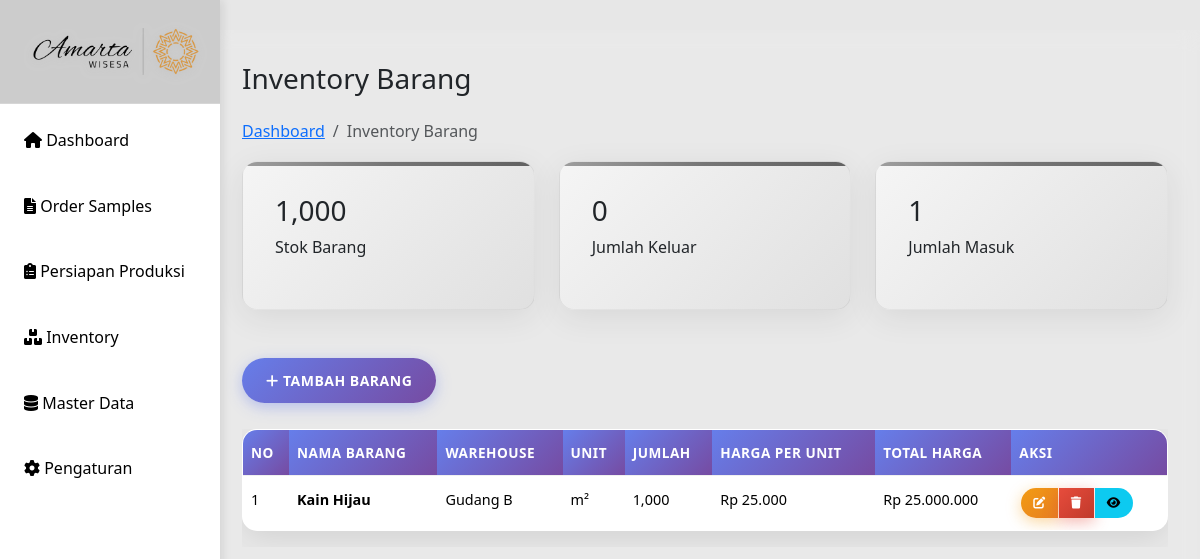
Before: /inventory.php with the older database file.
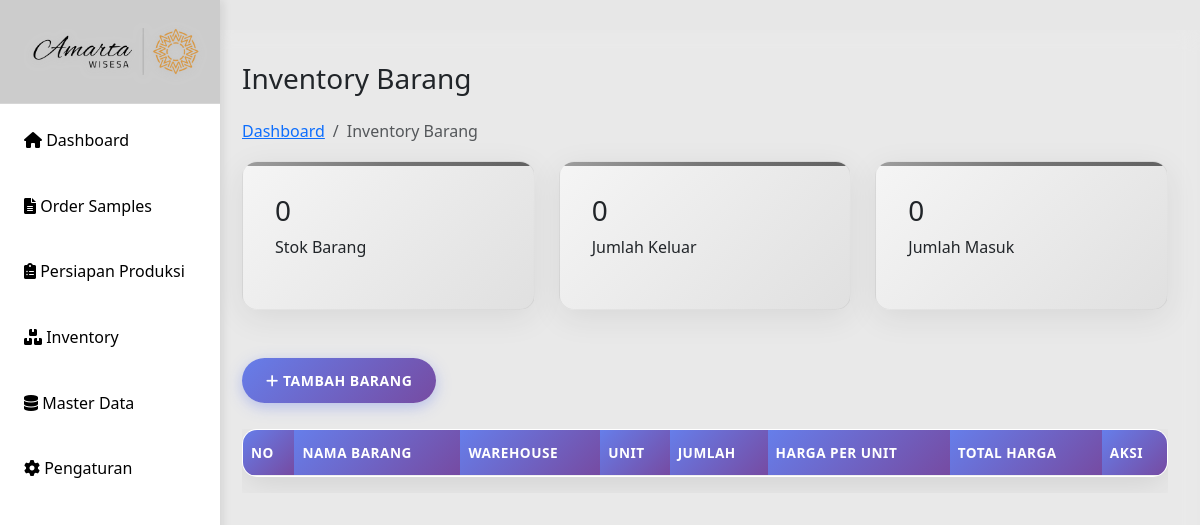
After: the same page with the newer database file.
### tables this page shows
CREATE TABLE `inventory` (
  `id` int(11) NOT NULL,
  `nama_barang` varchar(255) NOT NULL,
  `warehouse` varchar(100) NOT NULL,
  `unit` varchar(50) NOT NULL,
  `jumlah` int(11) NOT NULL DEFAULT 0,
  `harga_per_unit` decimal(15,2) NOT NULL DEFAULT 0.00,
  `keterangan` text DEFAULT NULL,
  `created_at` datetime NOT NULL DEFAULT current_timestamp(),
  `updated_at` datetime DEFAULT NULL ON UPDATE current_timestamp()
);

### inventory.php (the view, shortened to what this page needs)
<?php
include "includes/header.php";
include "config/db.php";
$result = $conn->query("SELECT * FROM inventory ORDER BY id DESC");
$total_stok = $conn->query("SELECT SUM(jumlah) as total FROM inventory")->fetch_assoc()['total'] ?? 0;
$barang_keluar = $conn->query("SELECT SUM(jumlah_keluar) as total FROM inventory_transaksi WHERE jenis = 'keluar'")->fetch_assoc()['total'] ?? 0;
$barang_masuk = $conn->query("SELECT COUNT(DISTINCT nama_barang) as total FROM inventory")->fetch_assoc()['total'] ?? 0;
$barang_masuk_transaksi = $conn->query("SELECT SUM(jumlah_masuk) as total FROM inventory_transaksi WHERE jenis = 'masuk'")->fetch_assoc()['total'] ?? 0;
if ($barang_keluar == 0 && $barang_masuk_transaksi == 0) {
    $barang_keluar = 0;
}
?>
    <main class="main-content">
            <div>
                <h1 class="h3 mb-4">Inventory Barang</h1>
                <nav aria-label="breadcrumb">
                    <ol class="breadcrumb">
                        <li class="breadcrumb-item"><a href="index.php">Dashboard</a></li>
                        <li class="breadcrumb-item active">Inventory Barang</li>
                    </ol>
                </nav>
            </div>
        <div class="row mb-4">
            <div class="col-md-4">
                <div class="stats-card">
                    <h3><?php echo number_format($total_stok); ?></h3>
                    <p>Stok Barang</p>
                </div>
            </div>
            <div class="col-md-4">
                <div class="stats-card">
                    <h3><?php echo number_format($barang_keluar); ?></h3>
                    <p>Jumlah Keluar</p>
                </div>
            </div>
            <div class="col-md-4">
                <div class="stats-card">
                    <h3><?php echo number_format($barang_masuk); ?></h3>
                    <p>Jumlah Masuk</p>
                </div>
            </div>
        </div>
        <div>
            <button class="btn btn-primary" data-bs-toggle="modal" data-bs-target="#inventoryModal">
                <i class="fas fa-plus"></i> Tambah Barang
            </button>
        </div><br>
        <div class="table-container">
            <div class="table-responsive">
                <table class="table table-hover">
                    <thead>
                        <tr>
                            <th>No</th>
                            <th>Nama Barang</th>
                            <th>Warehouse</th>
                            <th>Unit</th>
                            <th>Jumlah</th>
                            <th>Harga per Unit</th>
                            <th>Total Harga</th>
                            <th>Aksi</th>
                        </tr>
                    </thead>
                    <tbody>
                        <?php $no=1; while($row = $result->fetch_assoc()): ?>
                        <tr>
                            <td><?= $no++ ?></td>
                            <td><strong><?= $row['nama_barang'] ?></strong></td>
                            <td><?= $row['warehouse'] ?></td>
                            <td><?= $row['unit'] ?></td>
                            <td><?= number_format($row['jumlah']) ?></td>
                            <td>Rp <?= number_format($row['harga_per_unit'], 0, ',', '.') ?></td>
                            <td>Rp <?= number_format($row['jumlah'] * $row['harga_per_unit'], 0, ',', '.') ?></td>
                            <td>
                                <div class="btn-group btn-group-sm" role="group">
                                    <button class="btn btn-warning" onclick="editInventory(<?= $row['id'] ?>)" title="Edit">
                                        <i class="fas fa-edit"></i>
                                    </button>
                                    <button class="btn btn-danger" onclick="deleteInventory(<?= $row['id'] ?>)" title="Hapus">
                                        <i class="fas fa-trash"></i>
                                    </button>
                                    <button class="btn btn-info" onclick="detailInventory(<?= $row['id'] ?>)" title="Detail">
                                        <i class="fas fa-eye"></i>
                                    </button>
                                </div>
                            </td>
                        </tr>
                        <?php endwhile; ?>
                    </tbody>
                </table>
            </div>
        </div>
    </main>
<?php include 'includes/footer.php'; ?>

Changed rows visible on the page:
removed inventory: nama_barang "Kain Hijau", warehouse "Gudang B", unit "m²", jumlah "1,000", harga_per_unit "25.000", $row['jumlah'] * $row['harga_per_unit'] "25.000.000"
Other visible differences:
$total_stok: "1,000" → "0"
$barang_masuk: "1" → "0"
